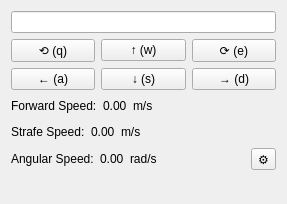
<?xml version="1.0" encoding="UTF-8"?>
<ui version="4.0">
 <class>SimpleRobotSteeringWidget</class>
 <widget class="QWidget" name="SimpleRobotSteeringWidget">
  <property name="geometry">
   <rect>
    <x>0</x>
    <y>0</y>
    <width>287</width>
    <height>204</height>
   </rect>
  </property>
  <property name="windowTitle">
   <string>Simple Robot Steering</string>
  </property>
  <layout class="QVBoxLayout" name="verticalLayout" stretch="0,0,0,0">
   <item>
    <layout class="QHBoxLayout" name="topic_layout">
     <item>
      <widget class="QLineEdit" name="topic_line_edit">
       <property name="toolTip">
        <string>Topic to send Twist message to</string>
       </property>
       <property name="text">
        <string/>
       </property>
      </widget>
     </item>
    </layout>
   </item>
   <item>
    <layout class="QGridLayout" name="button_layout">
     <item row="0" column="0">
      <widget class="QPushButton" name="q_button">
       <property name="text">
        <string>⟲ (q)</string>
       </property>
       <property name="checkable">
        <bool>true</bool>
       </property>
      </widget>
     </item>
     <item row="0" column="1">
      <widget class="QPushButton" name="w_button">
       <property name="text">
        <string>↑ (w)</string>
       </property>
       <property name="checkable">
        <bool>true</bool>
       </property>
      </widget>
     </item>
     <item row="0" column="2">
      <widget class="QPushButton" name="e_button">
       <property name="text">
        <string>⟳ (e)</string>
       </property>
       <property name="checkable">
        <bool>true</bool>
       </property>
      </widget>
     </item>
     <item row="1" column="0">
      <widget class="QPushButton" name="a_button">
       <property name="text">
        <string>← (a)</string>
       </property>
       <property name="checkable">
        <bool>true</bool>
       </property>
      </widget>
     </item>
     <item row="1" column="1">
      <widget class="QPushButton" name="s_button">
       <property name="text">
        <string>↓ (s)</string>
       </property>
       <property name="checkable">
        <bool>true</bool>
       </property>
      </widget>
     </item>
     <item row="1" column="2">
      <widget class="QPushButton" name="d_button">
       <property name="text">
        <string>→ (d)</string>
       </property>
       <property name="checkable">
        <bool>true</bool>
       </property>
      </widget>
     </item>
    </layout>
   </item>
   <item>
    <layout class="QVBoxLayout" name="info_layout">
     <item>
      <layout class="QHBoxLayout" name="linear_x_vel_info_layout">
       <item>
        <widget class="QLabel" name="linear_x_vel_info_label">
         <property name="text">
          <string>Forward Speed:</string>
         </property>
        </widget>
       </item>
       <item>
        <widget class="QLabel" name="linear_x_vel">
         <property name="text">
          <string>0.00</string>
         </property>
        </widget>
       </item>
       <item>
        <widget class="QLabel" name="mps_label">
         <property name="text">
          <string>m/s</string>
         </property>
        </widget>
       </item>
       <item>
        <spacer name="horizontalSpacer">
         <property name="orientation">
          <enum>Qt::Horizontal</enum>
         </property>
         <property name="sizeHint" stdset="0">
          <size>
           <width>40</width>
           <height>20</height>
          </size>
         </property>
        </spacer>
       </item>
      </layout>
     </item>
     <item>
      <layout class="QHBoxLayout" name="linear_y_vel_info_layout">
       <item>
        <widget class="QLabel" name="linear_y_vel_info_label">
         <property name="text">
          <string>Strafe Speed:</string>
         </property>
        </widget>
       </item>
       <item>
        <widget class="QLabel" name="linear_y_vel">
         <property name="text">
          <string>0.00</string>
         </property>
        </widget>
       </item>
       <item>
        <widget class="QLabel" name="mps_label">
         <property name="text">
          <string>m/s</string>
         </property>
        </widget>
       </item>
       <item>
        <spacer name="horizontalSpacer">
         <property name="orientation">
          <enum>Qt::Horizontal</enum>
         </property>
         <property name="sizeHint" stdset="0">
          <size>
           <width>40</width>
           <height>20</height>
          </size>
         </property>
        </spacer>
       </item>
      </layout>
     </item>
     <item>
      <layout class="QHBoxLayout" name="angular_vel_info_layout">
       <item>
        <widget class="QLabel" name="angular_vel_info_label">
         <property name="text">
          <string>Angular Speed:</string>
         </property>
        </widget>
       </item>
       <item>
        <widget class="QLabel" name="angular_vel">
         <property name="text">
          <string>0.00</string>
         </property>
        </widget>
       </item>
       <item>
        <widget class="QLabel" name="radps_label">
         <property name="text">
          <string>rad/s</string>
         </property>
        </widget>
       </item>
       <item>
        <spacer name="horizontalSpacer_2">
         <property name="orientation">
          <enum>Qt::Horizontal</enum>
         </property>
         <property name="sizeHint" stdset="0">
          <size>
           <width>40</width>
           <height>20</height>
          </size>
         </property>
        </spacer>
       </item>
       <item>
        <widget class="QToolButton" name="settings_button">
         <property name="text">
          <string>⚙</string>
         </property>
        </widget>
       </item>
      </layout>
     </item>
    </layout>
   </item>
   <item>
    <spacer name="verticalSpacer">
     <property name="orientation">
      <enum>Qt::Vertical</enum>
     </property>
     <property name="sizeHint" stdset="0">
      <size>
       <width>20</width>
       <height>40</height>
      </size>
     </property>
    </spacer>
   </item>
  </layout>
 </widget>
 <resources/>
 <connections/>
</ui>
